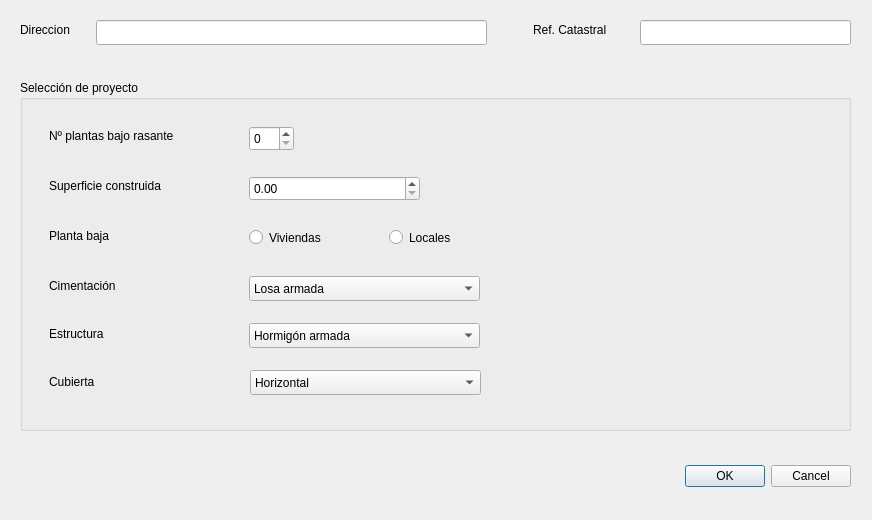
<?xml version="1.0" encoding="UTF-8"?>
<ui version="4.0">
 <class>ProyectoForm</class>
 <widget class="QDialog" name="ProyectoForm">
  <property name="geometry">
   <rect>
    <x>0</x>
    <y>0</y>
    <width>872</width>
    <height>520</height>
   </rect>
  </property>
  <property name="windowTitle">
   <string>Herevea</string>
  </property>
  <widget class="QDialogButtonBox" name="buttonBox">
   <property name="geometry">
    <rect>
     <x>510</x>
     <y>460</y>
     <width>341</width>
     <height>32</height>
    </rect>
   </property>
   <property name="orientation">
    <enum>Qt::Horizontal</enum>
   </property>
   <property name="standardButtons">
    <set>QDialogButtonBox::Cancel|QDialogButtonBox::Ok</set>
   </property>
  </widget>
  <widget class="QLabel" name="label_31">
   <property name="geometry">
    <rect>
     <x>20</x>
     <y>20</y>
     <width>81</width>
     <height>20</height>
    </rect>
   </property>
   <property name="text">
    <string>Direccion</string>
   </property>
  </widget>
  <widget class="QLineEdit" name="tbxDireccion">
   <property name="geometry">
    <rect>
     <x>96</x>
     <y>20</y>
     <width>391</width>
     <height>25</height>
    </rect>
   </property>
   <property name="readOnly">
    <bool>true</bool>
   </property>
  </widget>
  <widget class="QLineEdit" name="tbxRefCatastral">
   <property name="geometry">
    <rect>
     <x>640</x>
     <y>20</y>
     <width>211</width>
     <height>25</height>
    </rect>
   </property>
   <property name="readOnly">
    <bool>true</bool>
   </property>
  </widget>
  <widget class="QLabel" name="label_32">
   <property name="geometry">
    <rect>
     <x>533</x>
     <y>20</y>
     <width>101</width>
     <height>20</height>
    </rect>
   </property>
   <property name="text">
    <string>Ref. Catastral</string>
   </property>
  </widget>
  <widget class="QGroupBox" name="groupBox">
   <property name="geometry">
    <rect>
     <x>20</x>
     <y>80</y>
     <width>831</width>
     <height>351</height>
    </rect>
   </property>
   <property name="title">
    <string>Selección de proyecto</string>
   </property>
   <widget class="QComboBox" name="comboBox_3">
    <property name="geometry">
     <rect>
      <x>230</x>
      <y>290</y>
      <width>231</width>
      <height>25</height>
     </rect>
    </property>
    <item>
     <property name="text">
      <string>Horizontal</string>
     </property>
    </item>
    <item>
     <property name="text">
      <string>Inclinada</string>
     </property>
    </item>
   </widget>
   <widget class="QRadioButton" name="radioButton_2">
    <property name="geometry">
     <rect>
      <x>369</x>
      <y>146</y>
      <width>119</width>
      <height>23</height>
     </rect>
    </property>
    <property name="text">
     <string>Locales</string>
    </property>
   </widget>
   <widget class="QLabel" name="label_5">
    <property name="geometry">
     <rect>
      <x>29</x>
      <y>244</y>
      <width>141</width>
      <height>19</height>
     </rect>
    </property>
    <property name="text">
     <string>Estructura</string>
    </property>
   </widget>
   <widget class="QDoubleSpinBox" name="tbxSuperficie">
    <property name="geometry">
     <rect>
      <x>229</x>
      <y>96</y>
      <width>171</width>
      <height>25</height>
     </rect>
    </property>
   </widget>
   <widget class="QLabel" name="label_4">
    <property name="geometry">
     <rect>
      <x>29</x>
      <y>196</y>
      <width>141</width>
      <height>19</height>
     </rect>
    </property>
    <property name="text">
     <string>Cimentación</string>
    </property>
   </widget>
   <widget class="QLabel" name="label">
    <property name="geometry">
     <rect>
      <x>29</x>
      <y>46</y>
      <width>181</width>
      <height>19</height>
     </rect>
    </property>
    <property name="text">
     <string>Nº plantas bajo rasante</string>
    </property>
   </widget>
   <widget class="QRadioButton" name="radioButton">
    <property name="geometry">
     <rect>
      <x>229</x>
      <y>146</y>
      <width>119</width>
      <height>23</height>
     </rect>
    </property>
    <property name="text">
     <string>Viviendas</string>
    </property>
   </widget>
   <widget class="QLabel" name="label_6">
    <property name="geometry">
     <rect>
      <x>29</x>
      <y>292</y>
      <width>141</width>
      <height>19</height>
     </rect>
    </property>
    <property name="text">
     <string>Cubierta</string>
    </property>
   </widget>
   <widget class="QComboBox" name="comboBox">
    <property name="geometry">
     <rect>
      <x>229</x>
      <y>196</y>
      <width>231</width>
      <height>25</height>
     </rect>
    </property>
    <item>
     <property name="text">
      <string>Losa armada</string>
     </property>
    </item>
    <item>
     <property name="text">
      <string>Zapatas aisladas</string>
     </property>
    </item>
    <item>
     <property name="text">
      <string>Pilotes</string>
     </property>
    </item>
   </widget>
   <widget class="QComboBox" name="comboBox_2">
    <property name="geometry">
     <rect>
      <x>229</x>
      <y>243</y>
      <width>231</width>
      <height>25</height>
     </rect>
    </property>
    <item>
     <property name="text">
      <string>Hormigón armada</string>
     </property>
    </item>
   </widget>
   <widget class="QLabel" name="label_3">
    <property name="geometry">
     <rect>
      <x>29</x>
      <y>146</y>
      <width>181</width>
      <height>19</height>
     </rect>
    </property>
    <property name="text">
     <string>Planta baja</string>
    </property>
   </widget>
   <widget class="QSpinBox" name="spinBox">
    <property name="geometry">
     <rect>
      <x>229</x>
      <y>46</y>
      <width>45</width>
      <height>25</height>
     </rect>
    </property>
    <property name="maximum">
     <number>1</number>
    </property>
   </widget>
   <widget class="QLabel" name="label_2">
    <property name="geometry">
     <rect>
      <x>29</x>
      <y>96</y>
      <width>181</width>
      <height>19</height>
     </rect>
    </property>
    <property name="text">
     <string>Superficie construida</string>
    </property>
   </widget>
  </widget>
 </widget>
 <resources/>
 <connections>
  <connection>
   <sender>buttonBox</sender>
   <signal>accepted()</signal>
   <receiver>ProyectoForm</receiver>
   <slot>accept()</slot>
   <hints>
    <hint type="sourcelabel">
     <x>248</x>
     <y>254</y>
    </hint>
    <hint type="destinationlabel">
     <x>157</x>
     <y>274</y>
    </hint>
   </hints>
  </connection>
  <connection>
   <sender>buttonBox</sender>
   <signal>rejected()</signal>
   <receiver>ProyectoForm</receiver>
   <slot>reject()</slot>
   <hints>
    <hint type="sourcelabel">
     <x>316</x>
     <y>260</y>
    </hint>
    <hint type="destinationlabel">
     <x>286</x>
     <y>274</y>
    </hint>
   </hints>
  </connection>
 </connections>
</ui>
